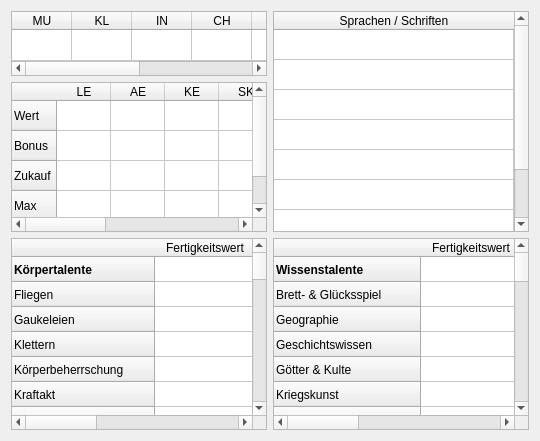
     <widget class="QWidget" name="tab_2">
      <attribute name="title">
       <string>Spielwerte</string>
      </attribute>
      <layout class="QVBoxLayout" name="verticalLayout_5">
       <item>
        <layout class="QHBoxLayout" name="horizontalLayout_9">
         <item>
          <layout class="QVBoxLayout" name="verticalLayout_6">
           <item>
            <widget class="QTableWidget" name="tableWidget_eigenschaften">
             <property name="sizePolicy">
              <sizepolicy hsizetype="Expanding" vsizetype="Maximum">
               <horstretch>0</horstretch>
               <verstretch>0</verstretch>
              </sizepolicy>
             </property>
             <property name="minimumSize">
              <size>
               <width>0</width>
               <height>0</height>
              </size>
             </property>
             <property name="maximumSize">
              <size>
               <width>16777215</width>
               <height>65</height>
              </size>
             </property>
             <property name="rowCount">
              <number>1</number>
             </property>
             <property name="columnCount">
              <number>8</number>
             </property>
             <attribute name="horizontalHeaderDefaultSectionSize">
              <number>60</number>
             </attribute>
             <attribute name="verticalHeaderVisible">
              <bool>false</bool>
             </attribute>
             <attribute name="verticalHeaderStretchLastSection">
              <bool>true</bool>
             </attribute>
             <row/>
             <column>
              <property name="text">
               <string>MU</string>
              </property>
             </column>
             <column>
              <property name="text">
               <string>KL</string>
              </property>
             </column>
             <column>
              <property name="text">
               <string>IN</string>
              </property>
             </column>
             <column>
              <property name="text">
               <string>CH</string>
              </property>
             </column>
             <column>
              <property name="text">
               <string>FF</string>
              </property>
             </column>
             <column>
              <property name="text">
               <string>GE</string>
              </property>
             </column>
             <column>
              <property name="text">
               <string>KO</string>
              </property>
             </column>
             <column>
              <property name="text">
               <string>KK</string>
              </property>
             </column>
            </widget>
           </item>
           <item>
            <widget class="QTableWidget" name="tableWidget_attribute">
             <property name="sizePolicy">
              <sizepolicy hsizetype="Expanding" vsizetype="Maximum">
               <horstretch>0</horstretch>
               <verstretch>0</verstretch>
              </sizepolicy>
             </property>
             <property name="minimumSize">
              <size>
               <width>0</width>
               <height>150</height>
              </size>
             </property>
             <property name="maximumSize">
              <size>
               <width>16777215</width>
               <height>150</height>
              </size>
             </property>
             <attribute name="horizontalHeaderDefaultSectionSize">
              <number>54</number>
             </attribute>
             <attribute name="verticalHeaderStretchLastSection">
              <bool>true</bool>
             </attribute>
             <row>
              <property name="text">
               <string>Wert</string>
              </property>
             </row>
             <row>
              <property name="text">
               <string>Bonus</string>
              </property>
             </row>
             <row>
              <property name="text">
               <string>Zukauf</string>
              </property>
             </row>
             <row>
              <property name="text">
               <string>Max</string>
              </property>
             </row>
             <column>
              <property name="text">
               <string>LE</string>
              </property>
             </column>
             <column>
              <property name="text">
               <string>AE</string>
              </property>
             </column>
             <column>
              <property name="text">
               <string>KE</string>
              </property>
             </column>
             <column>
              <property name="text">
               <string>SK</string>
              </property>
             </column>
             <column>
              <property name="text">
               <string>ZK</string>
              </property>
             </column>
             <column>
              <property name="text">
               <string>AW</string>
              </property>
             </column>
             <column>
              <property name="text">
               <string>INI</string>
              </property>
             </column>
             <column>
              <property name="text">
               <string>GS</string>
              </property>
             </column>
            </widget>
           </item>
          </layout>
         </item>
         <item>
          <widget class="QTableWidget" name="tableWidget_sprachen">
           <property name="sizePolicy">
            <sizepolicy hsizetype="Maximum" vsizetype="Minimum">
             <horstretch>0</horstretch>
             <verstretch>0</verstretch>
            </sizepolicy>
           </property>
           <property name="rowCount">
            <number>8</number>
           </property>
           <attribute name="horizontalHeaderStretchLastSection">
            <bool>true</bool>
           </attribute>
           <attribute name="verticalHeaderVisible">
            <bool>false</bool>
           </attribute>
           <row/>
           <row/>
           <row/>
           <row/>
           <row/>
           <row/>
           <row/>
           <row/>
           <column>
            <property name="text">
             <string>Sprachen / Schriften</string>
            </property>
           </column>
          </widget>
         </item>
        </layout>
       </item>
       <item>
        <layout class="QHBoxLayout" name="horizontalLayout_8">
         <item>
          <widget class="QTableWidget" name="tableWidget_fertigkeiten_links">
           <attribute name="horizontalHeaderStretchLastSection">
            <bool>true</bool>
           </attribute>
           <attribute name="verticalHeaderDefaultSectionSize">
            <number>25</number>
           </attribute>
           <row>
            <property name="text">
             <string>Körpertalente</string>
            </property>
            <property name="font">
             <font>
              <weight>75</weight>
              <bold>true</bold>
             </font>
            </property>
           </row>
           <row>
            <property name="text">
             <string>Fliegen</string>
            </property>
           </row>
           <row>
            <property name="text">
             <string>Gaukeleien</string>
            </property>
           </row>
           <row>
            <property name="text">
             <string>Klettern</string>
            </property>
           </row>
           <row>
            <property name="text">
             <string>Körperbeherrschung</string>
            </property>
           </row>
           <row>
            <property name="text">
             <string>Kraftakt</string>
            </property>
           </row>
           <row>
            <property name="text">
             <string>Reiten</string>
            </property>
           </row>
           <row>
            <property name="text">
             <string>Schwimmen</string>
            </property>
           </row>
           <row>
            <property name="text">
             <string>Selbstbeherrschung</string>
            </property>
           </row>
           <row>
            <property name="text">
             <string>Singen</string>
            </property>
           </row>
           <row>
            <property name="text">
             <string>Sinnesschärfe</string>
            </property>
           </row>
           <row>
            <property name="text">
             <string>Tanzen</string>
            </property>
           </row>
           <row>
            <property name="text">
             <string>Taschendiebstahl</string>
            </property>
           </row>
           <row>
            <property name="text">
             <string>Verbergen</string>
            </property>
           </row>
           <row>
            <property name="text">
             <string>Zechen</string>
            </property>
           </row>
           <row>
            <property name="text">
             <string>Gesellschaftstalente</string>
            </property>
            <property name="font">
             <font>
              <weight>75</weight>
              <bold>true</bold>
             </font>
            </property>
           </row>
           <row>
            <property name="text">
             <string>Bekehren &amp; Überzeugen</string>
            </property>
           </row>
           <row>
            <property name="text">
             <string>Betören</string>
            </property>
           </row>
           <row>
            <property name="text">
             <string>Einschüchtern</string>
            </property>
           </row>
           <row>
            <property name="text">
             <string>Etikette</string>
            </property>
           </row>
           <row>
            <property name="text">
             <string>Gassenwissen</string>
            </property>
           </row>
           <row>
            <property name="text">
             <string>Menschenkenntnis</string>
            </property>
           </row>
           <row>
            <property name="text">
             <string>Überreden</string>
            </property>
           </row>
           <row>
            <property name="text">
             <string>Verkleiden</string>
            </property>
           </row>
           <row>
            <property name="text">
             <string>Willenskraft</string>
            </property>
           </row>
           <row>
            <property name="text">
             <string>Naturtalente</string>
            </property>
            <property name="font">
             <font>
              <weight>75</weight>
              <bold>true</bold>
             </font>
            </property>
           </row>
           <row>
            <property name="text">
             <string>Fährtensuchen</string>
            </property>
           </row>
           <row>
            <property name="text">
             <string>Fesseln</string>
            </property>
           </row>
           <row>
            <property name="text">
             <string>Fischen &amp; Angeln</string>
            </property>
           </row>
           <row>
            <property name="text">
             <string>Orientierung</string>
            </property>
           </row>
           <row>
            <property name="text">
             <string>Pflanzenkunde</string>
            </property>
           </row>
           <row>
            <property name="text">
             <string>Tierkunde</string>
            </property>
           </row>
           <row>
            <property name="text">
             <string>Wildnisleben</string>
            </property>
           </row>
           <column>
            <property name="text">
             <string>Fertigkeitswert</string>
            </property>
           </column>
           <column>
            <property name="text">
             <string>Routine</string>
            </property>
           </column>
           <column>
            <property name="text">
             <string>Anmerkung</string>
            </property>
           </column>
          </widget>
         </item>
         <item>
          <widget class="QTableWidget" name="tableWidget_fertigkeiten_rechts">
           <attribute name="horizontalHeaderStretchLastSection">
            <bool>true</bool>
           </attribute>
           <attribute name="verticalHeaderDefaultSectionSize">
            <number>25</number>
           </attribute>
           <row>
            <property name="text">
             <string>Wissenstalente</string>
            </property>
            <property name="font">
             <font>
              <weight>75</weight>
              <bold>true</bold>
             </font>
            </property>
           </row>
           <row>
            <property name="text">
             <string>Brett- &amp; Glücksspiel</string>
            </property>
           </row>
           <row>
            <property name="text">
             <string>Geographie</string>
            </property>
           </row>
           <row>
            <property name="text">
             <string>Geschichtswissen</string>
            </property>
           </row>
           <row>
            <property name="text">
             <string>Götter &amp; Kulte</string>
            </property>
           </row>
           <row>
            <property name="text">
             <string>Kriegskunst</string>
            </property>
           </row>
           <row>
            <property name="text">
             <string>Magiekunde</string>
            </property>
           </row>
           <row>
            <property name="text">
             <string>Mechanik</string>
            </property>
           </row>
           <row>
            <property name="text">
             <string>Rechnen</string>
            </property>
           </row>
           <row>
            <property name="text">
             <string>Rechtskunde</string>
            </property>
           </row>
           <row>
            <property name="text">
             <string>Sagen &amp; Legenden</string>
            </property>
           </row>
           <row>
            <property name="text">
             <string>Sphärenkunde</string>
            </property>
           </row>
           <row>
            <property name="text">
             <string>Sternkunde</string>
            </property>
           </row>
           <row>
            <property name="text">
             <string>Handwerkstalente</string>
            </property>
            <property name="font">
             <font>
              <weight>75</weight>
              <bold>true</bold>
             </font>
            </property>
           </row>
           <row>
            <property name="text">
             <string>Alchimie</string>
            </property>
           </row>
           <row>
            <property name="text">
             <string>Boote &amp; Schiffe</string>
            </property>
           </row>
           <row>
            <property name="text">
             <string>Fahrzeuge</string>
            </property>
           </row>
           <row>
            <property name="text">
             <string>Handel</string>
            </property>
           </row>
           <row>
            <property name="text">
             <string>Heilkunde Gift</string>
            </property>
           </row>
           <row>
            <property name="text">
             <string>Heilkunde Krankheiten</string>
            </property>
           </row>
           <row>
            <property name="text">
             <string>Heilkunde Seele</string>
            </property>
           </row>
           <row>
            <property name="text">
             <string>Heilkunde Wunden</string>
            </property>
           </row>
           <row>
            <property name="text">
             <string>Holzbearbeitung</string>
            </property>
           </row>
           <row>
            <property name="text">
             <string>Lebensmittelbearbeitung</string>
            </property>
           </row>
           <row>
            <property name="text">
             <string>Lederbearbeitung</string>
            </property>
           </row>
           <row>
            <property name="text">
             <string>Malen &amp; Zeichnen</string>
            </property>
           </row>
           <row>
            <property name="text">
             <string>Metallbearbeitung</string>
            </property>
           </row>
           <row>
            <property name="text">
             <string>Musizieren</string>
            </property>
           </row>
           <row>
            <property name="text">
             <string>Schlösserknacken</string>
            </property>
           </row>
           <row>
            <property name="text">
             <string>Steinbearbeitung</string>
            </property>
           </row>
           <row>
            <property name="text">
             <string>Stoffbearbeitung</string>
            </property>
           </row>
           <column>
            <property name="text">
             <string>Fertigkeitswert</string>
            </property>
           </column>
           <column>
            <property name="text">
             <string>Routine</string>
            </property>
           </column>
           <column>
            <property name="text">
             <string>Anmerkung</string>
            </property>
           </column>
          </widget>
         </item>
        </layout>
       </item>
      </layout>
     </widget>
